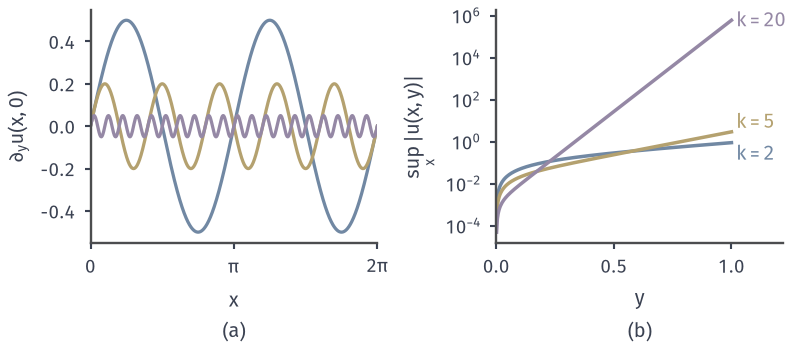

The Python source for this figure:
from pathlib import Path
import sys
ROOT = next(p for p in Path(__file__).resolve().parents if (p/'build.sh').is_file() and (p/'tex/book.tex').is_file())
sys.path.insert(0, str(ROOT/'figures/06-differential-equations/02-partial-differential-equations/matplotlib/pdeprob-common'))
from pdeprob_common import *
# Target: Cauchy data for the Laplace equation, u=sinh(ky) sin(kx)/k^2.
fig, axs = figure(width_mm=112, height_mm=50, ncols=2)
ax=axs[0]; style(ax); X=np.linspace(0,2*np.pi,1000); ks=(2,5,20); cs=(BLUE,YELLOW,PURPLE)
for k,c in zip(ks,cs): ax.plot(X,np.sin(k*X)/k,color=c,lw=1.3)
ax.set_xlim(0,2*np.pi); ax.set_xticks([0,np.pi,2*np.pi]); ax.set_xticklabels(['0',r'$\pi$',r'$2\pi$']); ax.set_ylabel(r'$\partial_y u(x,0)$'); sub(ax,'a','$x$')
ax=axs[1]; style(ax); y=np.linspace(0.001,1,300)
for k,c in zip(ks,cs):
    ax.semilogy(y,np.sinh(k*y)/k**2,color=c,lw=1.4)
    ax.text(1.02,np.sinh(k)/k**2*{2:.3,5:3,20:1}[k],f'$k={k}$',color=c,va='center')
ax.set_xlim(0,1.22); ax.set_xticks([0,.5,1]); ax.set_ylabel(r'$\sup_x| u(x,y)|$'); sub(ax,'b','$y$')
save(fig, Path(__file__).resolve().parent, 'figure', {'formula':'u=sinh(k y) sin(k x)/k^2, k=2,5,20'})
